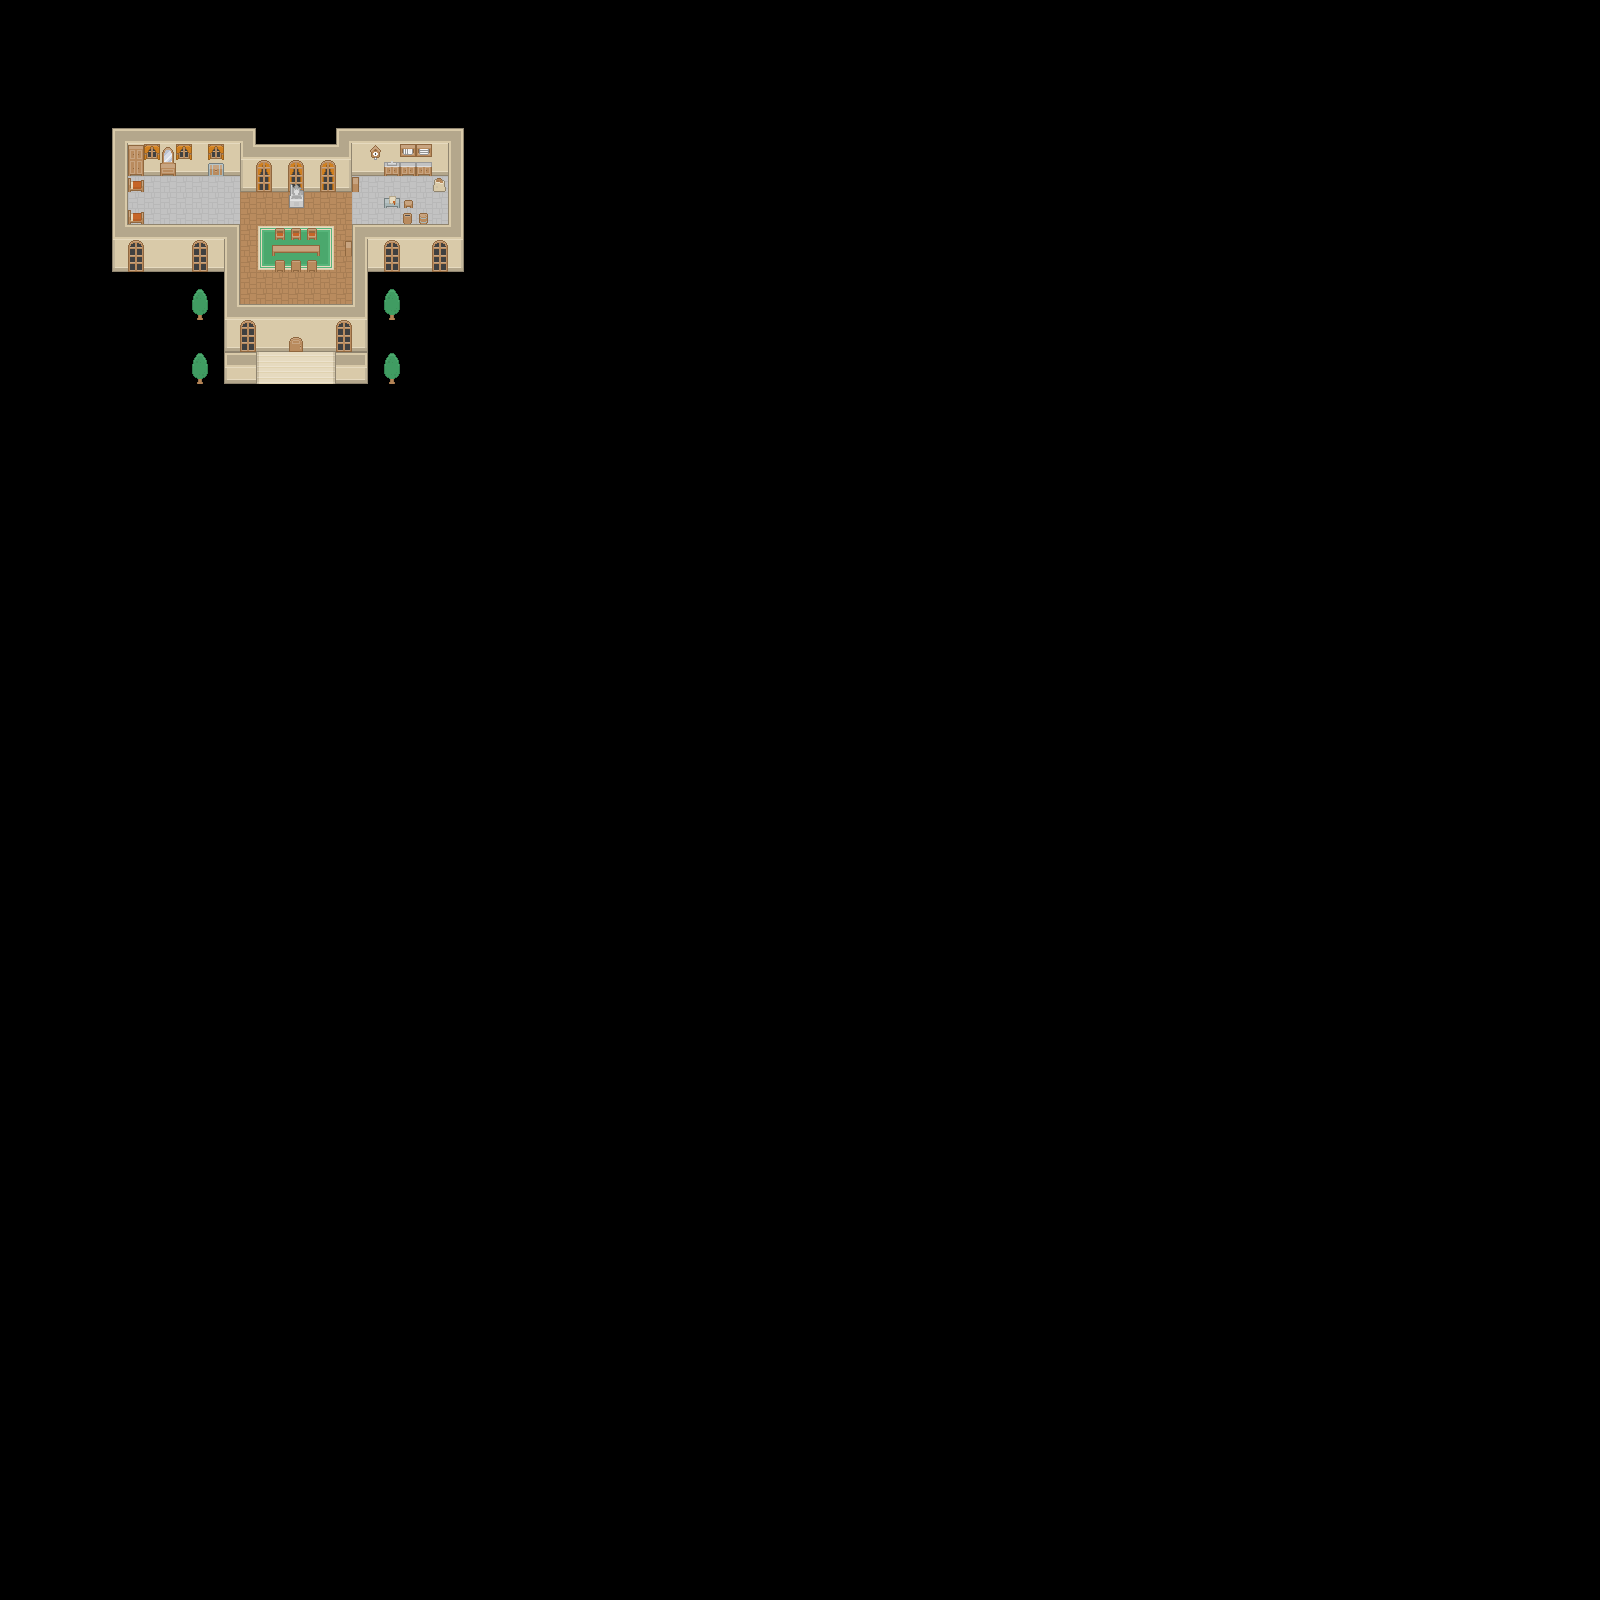

A level layout from a 2D game, rendered from its tile map. Below: a short description, then the map file with tile-grid data replaced by summaries:
An orthogonal 100x100 tile map with 16x16 px tiles, 4 tile layers (Floor, Carpet, Objects, Details) and 1 object.

<map version="1.2" tiledversion="1.2.1" orientation="orthogonal" renderorder="right-down" width="100" height="100" tilewidth="16" tileheight="16" infinite="0" backgroundcolor="#000000" nextlayerid="6" nextobjectid="4">
 <tileset firstgid="1" name="roguelikeSheet_transparent" tilewidth="16" tileheight="16" spacing="1" tilecount="1767" columns="57">
  <image source="map_sheet.png" width="968" height="526" />
 </tileset>
 <objectgroup id="5" name="Teleport">
  <object id="3" x="272" y="336" width="48" height="16">
   <properties>
    <property name="map" value="sample_map" />
    <property name="x" value="30" />
    <property name="y" value="39" />
   </properties>
  </object>
 </objectgroup>
 <layer id="1" name="Floor" width="100" height="100">
  <data>[10000 cells, 246 non-empty, 16 distinct tile ids]</data>
 </layer>
 <layer id="2" name="Carpet" width="100" height="100">
  <data>[10000 cells, 33 non-empty, 14 distinct tile ids]</data>
 </layer>
 <layer id="3" name="Objects" width="100" height="100">
  <data>[10000 cells, 52 non-empty, 30 distinct tile ids]</data>
 </layer>
 <layer id="4" name="Details" width="100" height="100">
  <data>[10000 cells, 5 non-empty, 3 distinct tile ids]</data>
 </layer>
</map>
